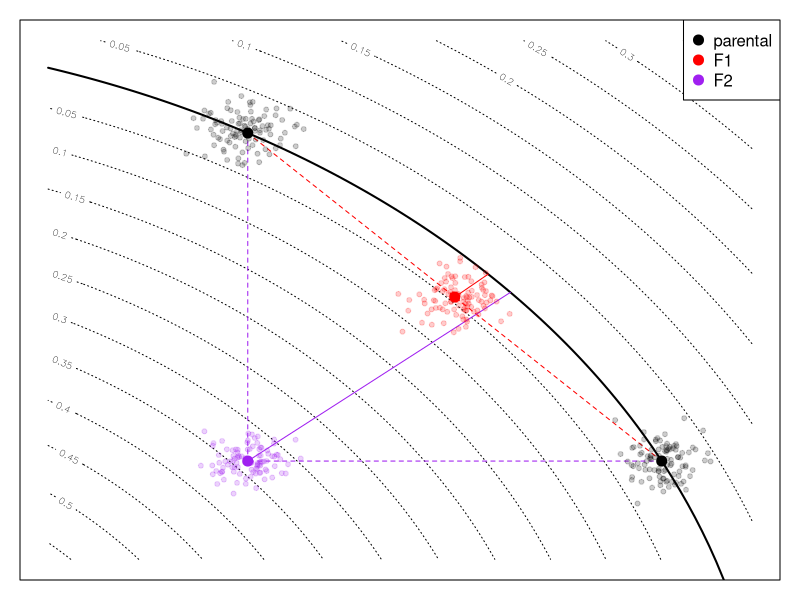
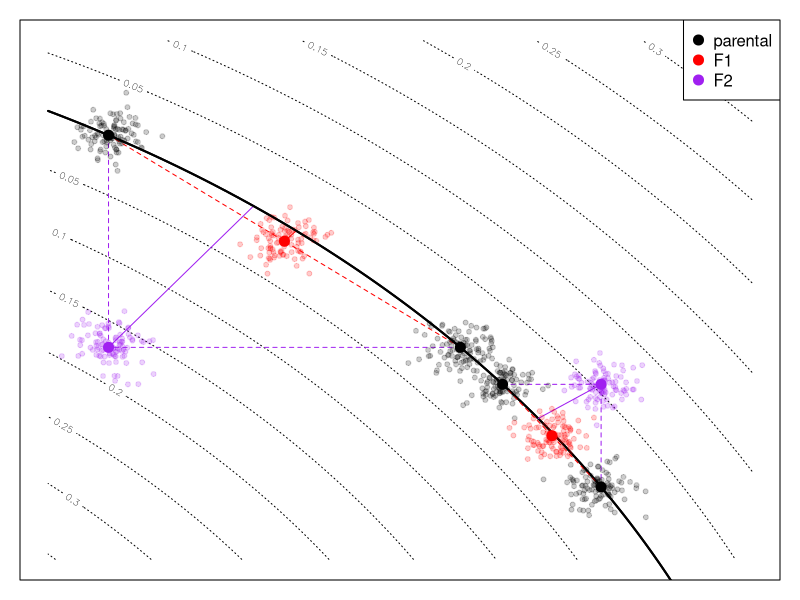

Generate these figures, in order, with R:
# make a conceptual figure of a fitness landscape

dx <- 0.4
xx <- yy <- seq(1/sqrt(2) - dx,1/sqrt(2) + 0.7 * dx,length.out=100)
z <- abs(sqrt(outer(xx^2, yy^2, "+")) - 1.0)

plot_pop <- function (x, sigma, nreps=100, pch=20, cex=1, ...) {
    y <- matrix(rnorm(length(x)*nreps, mean=rep(x,each=nreps), sd=sigma), nrow=nreps)
    points(y, pch=pch, cex=cex, ...)
    return(invisible(y))
}

do.plot <- function (p1, p2, sigma, add=FALSE) {
    F1 <- (p1+p2)/2
    F2 <- rbind( c(p1[1],p2[2]), c(p2[1],p1[2]) )
    proj <- function (xy) { th <- atan2(x=xy[1],y=xy[2]); c(cos(th), sin(th)) }
    if (!add) contour(xx, yy, z, lty=3, 
                      xaxt='n', yaxt='n', xlab='', ylab='')
    lines(xx, sqrt(1-xx^2), lty=1, lwd=2)
    segments(x0=c(p1[1],p2[1]), x1=c(F1[1],F1[1]), 
             y0=c(p1[2],p2[2]), y1=c(F1[2],F1[2]), 
             lty=2, col='red')
    segments(x0=c(p1[1],p2[1]), x1=c(F2[2,1],F2[2,1]), 
             y0=c(p1[2],p2[2]), y1=c(F2[2,2],F2[2,2]), 
             lty=2, col='purple')
    segments(x0=F1[1], y0=F1[2], x1=proj(F1)[1], y1=proj(F1)[2], col='red')
    segments(x0=F2[2,1], y0=F2[2,2], x1=proj(F2[2,])[1], y1=proj(F2[2,])[2], col='purple')
    plot_pop(p1, sigma, col=adjustcolor('black', 0.2))
    plot_pop(p2, sigma, col=adjustcolor('black', 0.2))
    plot_pop(F1, sigma, col=adjustcolor('red', 0.2))
    plot_pop(F2[2,], sigma, col=adjustcolor('purple', 0.2))
    points(rbind(p1,p2,F1,F2[2,]), cex=2, pch=20,
           col=c("black","black","red","purple") )
    if (!add) legend("topright", pch=20, pt.cex=2, bg='white',
                   col=c("black","red","purple"),
                   legend=c("parental", "F1", "F2"))
}

p1 <- c(0.90, sqrt(1-0.90^2))
p2 <- c(0.5, sqrt(1-0.50^2))


pdf(file="conceptual_fig.pdf", width=3, height=3, pointsize=10)
par(mar=c(1,1,1,1))

do.plot(p1, p2, sigma=.02)

dev.off()


dx <- 0.25
xx <- yy <- seq(1/sqrt(2)-dx,1/sqrt(2)+dx,length.out=100)
z <- abs(sqrt(outer(xx^2, yy^2, "+")) - 1.0)


p3 <- c(0.75, sqrt(1-0.75^2))
p4 <- c(0.50, sqrt(1-0.50^2))


p5 <- c(0.78, sqrt(1-0.78^2))
p6 <- c(0.85, sqrt(1-0.85^2))



pdf(file="conceptual_fig_two_pairs.pdf", width=3, height=3, pointsize=10)
par(mar=c(1,1,1,1))

do.plot(p3, p4, sigma=.012)

do.plot(p5, p6, sigma=.012, add=TRUE)

dev.off()
